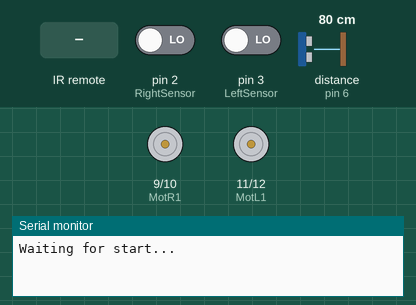
Recording of a sketch running on a simulated Arduino Uno, built with avr-gcc and run on an emulated ATmega328P. Shown: motor-driver pin pairs drawn as motors (green arrow = first pin HIGH = forward, orange = second pin HIGH = backward, longer = more drive), the last lines printed to the serial monitor. The inputs (shaded band) are chosen by the test bench; at power-on: distance to the obstacle (sensor on pin 6) 80 cm, pin 3 (LeftSensor) LOW, pin 2 (RightSensor) LOW. The echo pulse lasts 58.3 µs per cm.

Above: at 0.8 s.
0.9 s: infrared code 0xFFB24D received
At 2.4 s:
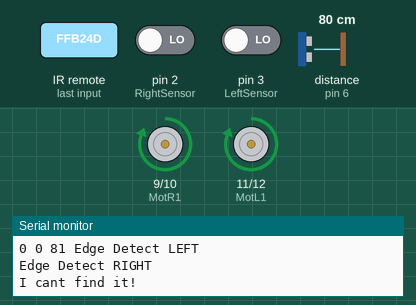
3.9 s: distance to the obstacle (sensor on pin 6) set to 2 cm
At 5.0 s:
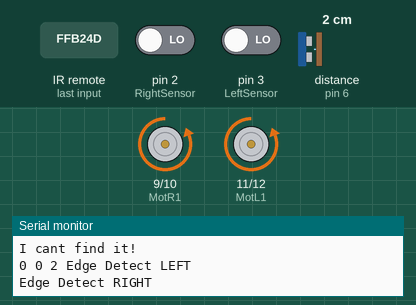
6.9 s: pin 3 (LeftSensor) driven HIGH
At 7.36 s:
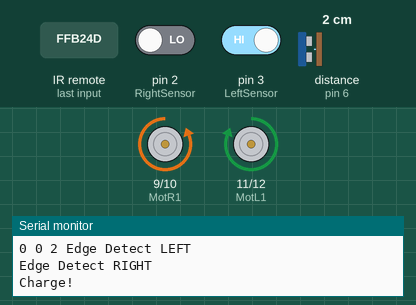
9.9 s: pin 2 (RightSensor) driven HIGH
At 10.7 s:
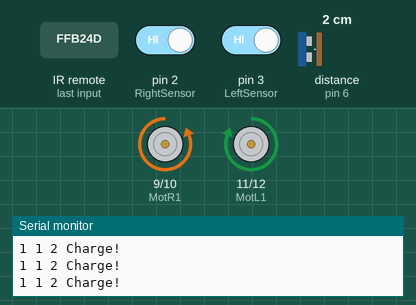
12.3 s: pin 2 (RightSensor) driven LOW
At 12.7 s:
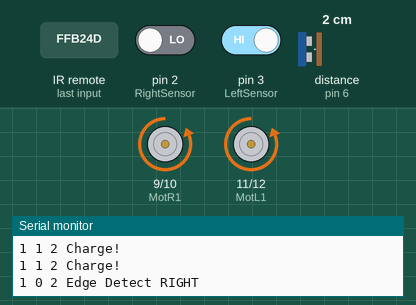
15.3 s: pin 3 (LeftSensor) driven LOW
At 15.7 s:
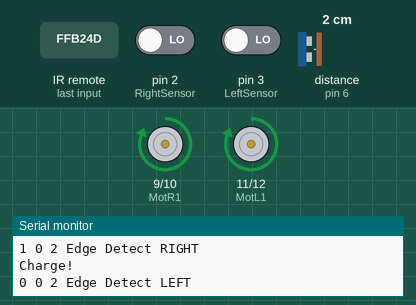
Timing chart, 0 to 19.3 s (numbered marks = the images above; inputs shaded):
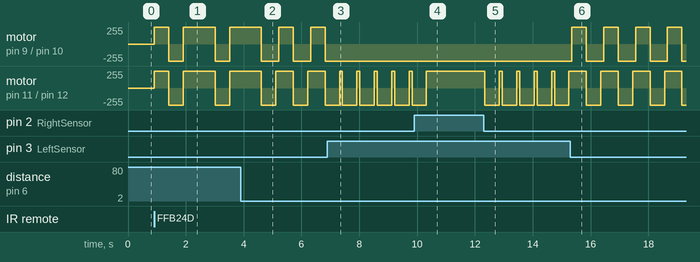

The sketch:

Sumo.ino
```cpp
/*  Sumo bot
 *   Emery Premeaux
 *   THS Robotics Course season 2
 *
 *   You need to disable the TIMER_ENABLE in the NewPing.h file as per:
 *   https://bitbucket.org/teckel12/arduino-new-ping/wiki/Multiple%20Definition%20of%20%22__vector_7%22%20Error
 *
 */

// ---------------------------------------------------------------------------
// IR Remote receiver for Starting the match
// ---------------------------------------------------------------------------
#include <IRremote.h>
#define RECV_PIN  4
IRrecv irrecv(RECV_PIN);
decode_results results;
#define STARTCODE 16757325

// ---------------------------------------------------------------------------
// Ultrasonic Sensor
// ---------------------------------------------------------------------------
#include <NewPing.h>
#define TRIGGER_PIN 7
#define ECHO_PIN 6
#define MAX_DISTANCE 200
NewPing sonar(TRIGGER_PIN, ECHO_PIN, MAX_DISTANCE);
int distance = 0;

// ---------------------------------------------------------------------------
// Line sensors
// ---------------------------------------------------------------------------
#define LeftSensor      3
#define RightSensor     2
int LeftSensorState = 0;
int RightSensorState = 0;

// ---------------------------------------------------------------------------
// H-Bridge Setup
// ---------------------------------------------------------------------------
#define MotR1     9
#define MotR2     10
#define MotL1     11
#define MotL2     12

int LeftPWM = 0;
int RightPWM = 0;  // analogWrite takes value 0 to 255
boolean LeftDIR = 0;    // rotate opposite directions(?)
boolean RightDIR = 0;

// ---------------------------------------------------------------------------
// Setup
// ---------------------------------------------------------------------------
void setup() {
  // put your setup code here, to run once:
  pinMode(LeftSensor, INPUT);
  pinMode(RightSensor, INPUT);
  irrecv.enableIRIn(); // Start the receiver

  pinMode(MotR1, OUTPUT); // prepare all the H-bridge pins
  pinMode(MotR2, OUTPUT);
  pinMode(MotL1, OUTPUT);
  pinMode(MotL2, OUTPUT);

  Serial.begin(115200);
  Serial.println("Waiting for start...");


// Finish up the Setup routine by waiting for the Start Match signal
  do {
    if (irrecv.decode(&results)) {
      if (results.value = STARTCODE) {
          Serial.println("GO!");
        loop();
      }
    }
  } while (results.value != STARTCODE);  // loop until the result matches the start signal
}

// ---------------------------------------------------------------------------
// Main loop
// ---------------------------------------------------------------------------
void loop() {
  LeftSensorState = digitalRead(LeftSensor);
  RightSensorState = digitalRead(RightSensor);
  distance = sonar.ping_cm();

  Serial.print(LeftSensorState);
  Serial.print(" ");
  Serial.print(RightSensorState);
  Serial.print(" ");
  Serial.print(distance);
  Serial.print(" ");


  // Edge Left Detect
  if (LeftSensorState == 0) {
    Serial.println("Edge Detect LEFT");
    LeftMotor(1);
    RightMotor(-1);
    delay(500);
  }


  // Edge Right Detect
  if (RightSensorState == 0) {
    Serial.println("Edge Detect RIGHT");
    LeftMotor(-1);
    RightMotor(1);
    delay(500);
  }

  // Seek pattern rotate left
  if (distance > 60) {
    Serial.println("I cant find it!");
    LeftMotor(1);
    RightMotor(-1);
    delay(500);
  }

  // Charge!
  if (distance < 60) {
    Serial.println("Charge!");
    LeftMotor(1);
    RightMotor(1);
  }
  delay(100);
}

// ---------------------------------------------------------------------------
// Motor Commands
// ---------------------------------------------------------------------------
void LeftMotor(char command){
  switch (command) {
    case 1:{
      // set forward motor
      digitalWrite(MotL1, HIGH);
      digitalWrite(MotL2, LOW);
      break;}
    case -1:{
      // set reverse
      digitalWrite(MotL1, LOW);
      digitalWrite(MotL2, HIGH);
      break;}
    case 0:{
      // set stop
      digitalWrite(MotL1, LOW);
      digitalWrite(MotL2, LOW);
      break;}
  }
}

void RightMotor(int command){
  switch (command) {
    case 1:{
      // set forward motor
      digitalWrite(MotR1, LOW);
      digitalWrite(MotR2, HIGH);
      break;}
    case -1:{
      // set reverse
      digitalWrite(MotR1, HIGH);
      digitalWrite(MotR2, LOW);
      break;}
    case 0:{
      // set stop
      digitalWrite(MotR1, LOW);
      digitalWrite(MotR2, LOW);
      break;}
  }
}
```

Measured:
- after the input at 0.9 s, motor on pin 9 (MotR1) / pin 10 (MotR2), motor on pin 11 (MotL1) / pin 12 (MotL2): goes forward 255/255 0.50 s, backward 255/255 0.50 s, forward 255/255 1.1 s, backward 255/255 0.50 s, then forward 255/255, starting at once
- after the input at 3.9 s, motor on pin 9 (MotR1) / pin 10 (MotR2): alternates forward 255/255 for 0.50 s and backward 255/255 for 0.60 s, starting after 1.3 s; motor on pin 11 (MotL1) / pin 12 (MotL2): forward 255/255 → backward 255/255 after 1.8 s, → forward 255/255 0.50 s later, → backward 255/255 0.60 s later
- after the input at 6.9 s, motor on pin 9 (MotR1) / pin 10 (MotR2): stops changing and stays backward 255/255; motor on pin 11 (MotL1) / pin 12 (MotL2): alternates forward 255/255 for 0.10 s and backward 255/255 for 0.50 s, starting after 0.52 s
- after the input at 9.9 s, motor on pin 11 (MotL1) / pin 12 (MotL2): goes on until 10.3 s, then stays forward 255/255
- after the input at 12.3 s, motor on pin 11 (MotL1) / pin 12 (MotL2): alternates forward 255/255 for 0.10 s and backward 255/255 for 0.50 s, starting after 0.05 s
- after the input at 15.3 s, motor on pin 9 (MotR1) / pin 10 (MotR2): alternates forward 255/255 for 0.50 s and backward 255/255 for 0.60 s, starting after 0.05 s; motor on pin 11 (MotL1) / pin 12 (MotL2): alternates forward 255/255 for 0.60 s and backward 255/255 for 0.50 s, starting after 0.55 s
